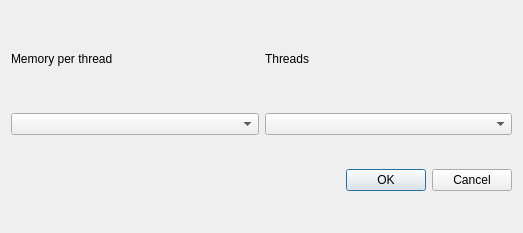
<?xml version="1.0" encoding="UTF-8"?>
<ui version="4.0">
 <class>TranslatorSettingsDialog</class>
 <widget class="QDialog" name="TranslatorSettingsDialog">
  <property name="geometry">
   <rect>
    <x>0</x>
    <y>0</y>
    <width>523</width>
    <height>233</height>
   </rect>
  </property>
  <property name="windowTitle">
   <string>Dialog</string>
  </property>
  <layout class="QGridLayout" name="gridLayout">
   <item row="5" column="2">
    <widget class="QComboBox" name="coresBox"/>
   </item>
   <item row="4" column="1">
    <widget class="QLabel" name="memoryLbl">
     <property name="maximumSize">
      <size>
       <width>16777215</width>
       <height>40</height>
      </size>
     </property>
     <property name="text">
      <string>Memory per thread</string>
     </property>
    </widget>
   </item>
   <item row="5" column="1">
    <widget class="QComboBox" name="memoryBox"/>
   </item>
   <item row="6" column="1" colspan="2">
    <widget class="QDialogButtonBox" name="buttonBox">
     <property name="orientation">
      <enum>Qt::Horizontal</enum>
     </property>
     <property name="standardButtons">
      <set>QDialogButtonBox::Cancel|QDialogButtonBox::Ok</set>
     </property>
    </widget>
   </item>
   <item row="4" column="2">
    <widget class="QLabel" name="CoresLbl">
     <property name="maximumSize">
      <size>
       <width>16777215</width>
       <height>40</height>
      </size>
     </property>
     <property name="text">
      <string>Threads</string>
     </property>
    </widget>
   </item>
  </layout>
 </widget>
 <resources/>
 <connections>
  <connection>
   <sender>buttonBox</sender>
   <signal>accepted()</signal>
   <receiver>TranslatorSettingsDialog</receiver>
   <slot>accept()</slot>
   <hints>
    <hint type="sourcelabel">
     <x>248</x>
     <y>254</y>
    </hint>
    <hint type="destinationlabel">
     <x>157</x>
     <y>274</y>
    </hint>
   </hints>
  </connection>
  <connection>
   <sender>buttonBox</sender>
   <signal>rejected()</signal>
   <receiver>TranslatorSettingsDialog</receiver>
   <slot>reject()</slot>
   <hints>
    <hint type="sourcelabel">
     <x>316</x>
     <y>260</y>
    </hint>
    <hint type="destinationlabel">
     <x>286</x>
     <y>274</y>
    </hint>
   </hints>
  </connection>
 </connections>
</ui>
